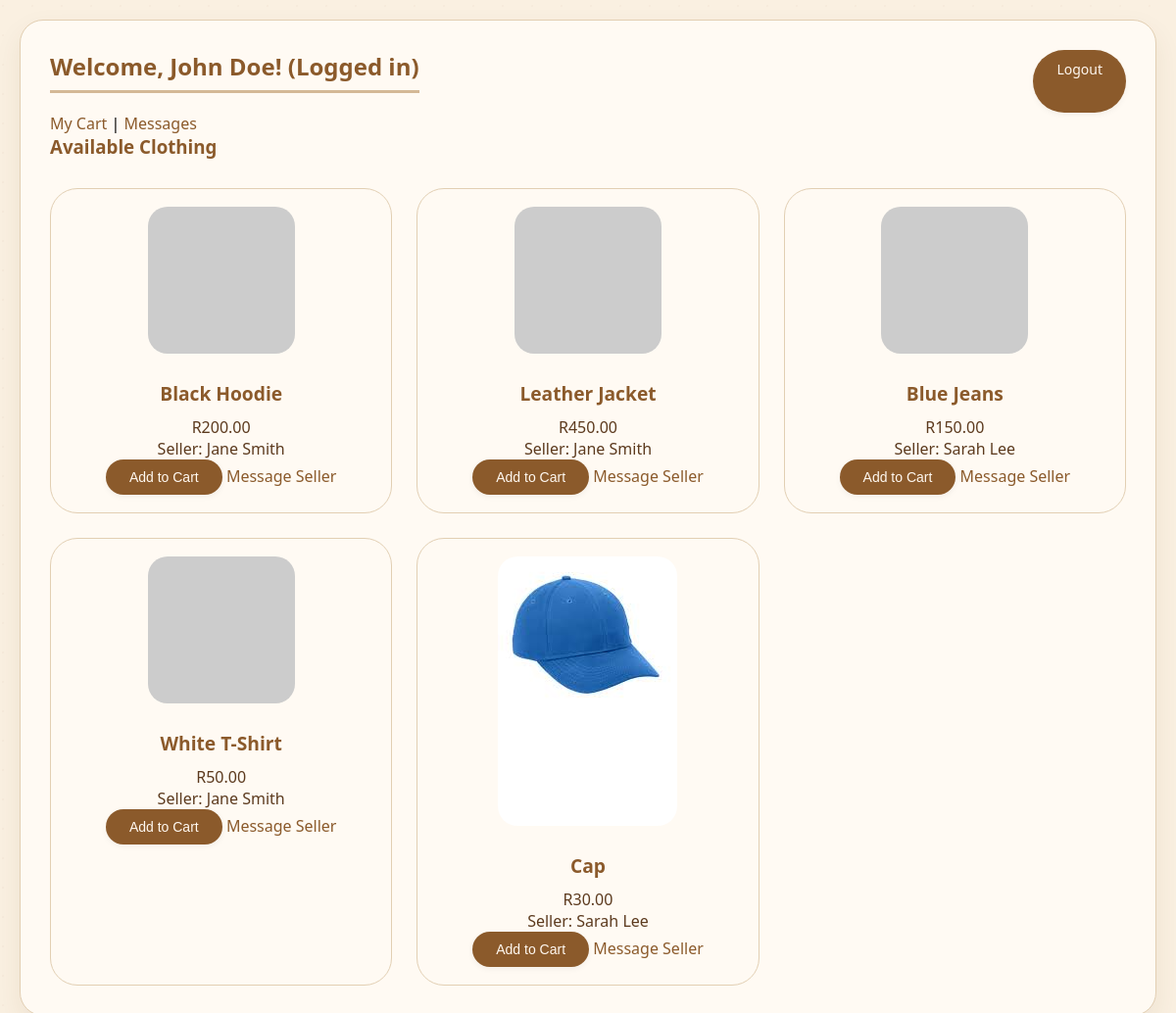
Screenshot of /dashboard.php (signed in) with the database file from the repository.
### tables this page shows
CREATE TABLE `tblproduct` (
  `product_id` int(11) NOT NULL,
  `name` varchar(100) NOT NULL,
  `description` text DEFAULT NULL,
  `price` decimal(10,2) NOT NULL,
  `image` varchar(255) DEFAULT NULL,
  `seller_id` int(11) NOT NULL,
  `status` enum('available','sold') DEFAULT 'available',
  `admin_approved` tinyint(1) NOT NULL DEFAULT 0
);

CREATE TABLE `tbluser` (
  `user_id` int(11) NOT NULL,
  `name` varchar(100) NOT NULL,
  `email` varchar(100) NOT NULL,
  `username` varchar(50) NOT NULL,
  `password` varchar(255) NOT NULL,
  `role` enum('buyer','seller','admin') NOT NULL DEFAULT 'buyer',
  `is_verified` tinyint(1) NOT NULL DEFAULT 0,
  `seller_status` enum('pending','approved','rejected','none') NOT NULL DEFAULT 'none',
  `created_at` timestamp NOT NULL DEFAULT current_timestamp()
);

### dashboard.php (the view, shortened to what this page needs)
<?php
include 'DBConn.php';
$userName = $_SESSION['name'];
?>
<!DOCTYPE html>
<html>
<head><title>Dashboard - Pastimes Wood</title><link rel="stylesheet" href="style.css"></head>
<body>
<div class="wood-wrapper">
    <div style="display: flex; justify-content: space-between;">
        <h2>Welcome, <?php echo htmlspecialchars($userName); ?>! (Logged in)</h2>
        <a href="logout.php" class="nude-btn">Logout</a>
    </div>
    <p><a href="cart.php">My Cart</a> | <a href="messages.php">Messages</a></p>
    <h3>Available Clothing</h3>
    <div class="products-grid">
    <?php
    $result = $woodDb->query("SELECT p.*, u.name as seller_name FROM tblProduct p JOIN tblUser u ON p.seller_id = u.user_id WHERE p.status='available' AND p.admin_approved=1");
    while($item = $result->fetch_assoc()):
    ?>
        <div class="timber-card">
            <img src="assets/<?php echo htmlspecialchars($item['image']); ?>" onerror="this.src='https://via.placeholder.com/150'">
            <h4><?php echo htmlspecialchars($item['name']); ?></h4>
            <p>R<?php echo number_format($item['price'], 2); ?></p>
            <p>Seller: <?php echo htmlspecialchars($item['seller_name']); ?></p>
            <button class="nude-btn add-to-cart" data-id="<?php echo $item['product_id']; ?>" data-name="<?php echo htmlspecialchars($item['name']); ?>" data-price="<?php echo $item['price']; ?>">Add to Cart</button>
            <a href="messages.php?to=<?php echo $item['seller_id']; ?>">Message Seller</a>
        </div>
    <?php endwhile; ?>
    </div>
</div>
</body>
</html>

### style.css (style rules this page uses)
:root { --wood-bg: #faf0e1; --wood-card: #fffaf3; --wood-brown: #8b5a2b; --wood-sand: #d4b896; --wood-dark: #5c3a1e; --wood-border: #e2cfb3; }
* { margin: 0; padding: 0; box-sizing: border-box; }
body { font-family: 'Segoe UI', Tahoma, Geneva, Verdana, sans-serif; background: var(--wood-bg); margin: 0; padding: 20px; background-image: radial-gradient(circle at 10% 20%, rgba(139,90,43,0.03) 2%, transparent 2.5%); background-size: 30px 30px; }
.wood-wrapper { max-width: 1400px; margin: 0 auto; background: var(--wood-card); padding: 30px; border-radius: 24px; box-shadow: 0 12px 28px rgba(92,58,30,0.08); border: 1px solid var(--wood-border); }
h1, h2, h3 { color: var(--wood-brown); margin-bottom: 20px; }
h2 { border-bottom: 3px solid var(--wood-sand); display: inline-block; padding-bottom: 8px; }
a { color: var(--wood-brown); text-decoration: none; transition: 0.3s; }
.nude-btn, button, .add-to-cart-btn { display: inline-block; background: var(--wood-brown); color: #fff8f0; padding: 10px 24px; border: none; border-radius: 40px; cursor: pointer; font-size: 14px; font-weight: 500; transition: 0.3s; box-shadow: 0 2px 6px rgba(0,0,0,0.05); }
.products-grid { display: grid; grid-template-columns: repeat(auto-fill, minmax(260px, 1fr)); gap: 25px; margin-top: 30px; }
.timber-card { background: var(--wood-card); border: 1px solid var(--wood-border); border-radius: 28px; padding: 18px; text-align: center; transition: 0.2s; }
.timber-card img { max-width: 100%; border-radius: 20px; margin-bottom: 12px; }
.timber-card h4 { font-size: 1.2rem; margin: 10px 0; color: var(--wood-brown); }
.timber-card p { color: var(--wood-dark); font-weight: 500; }

### rows the page displays
tblproduct: name "Black Hoodie", price "200.00", seller.name "Jane Smith"
tblproduct: name "Leather Jacket", price "450.00", seller.name "Jane Smith"
tblproduct: name "Blue Jeans", price "150.00", seller.name "Sarah Lee"
tblproduct: name "White T-Shirt", price "50.00", seller.name "Jane Smith"
tblproduct: image (picture), name "Cap", price "30.00", seller.name "Sarah Lee"

### other values shown
$userName "John Doe"
